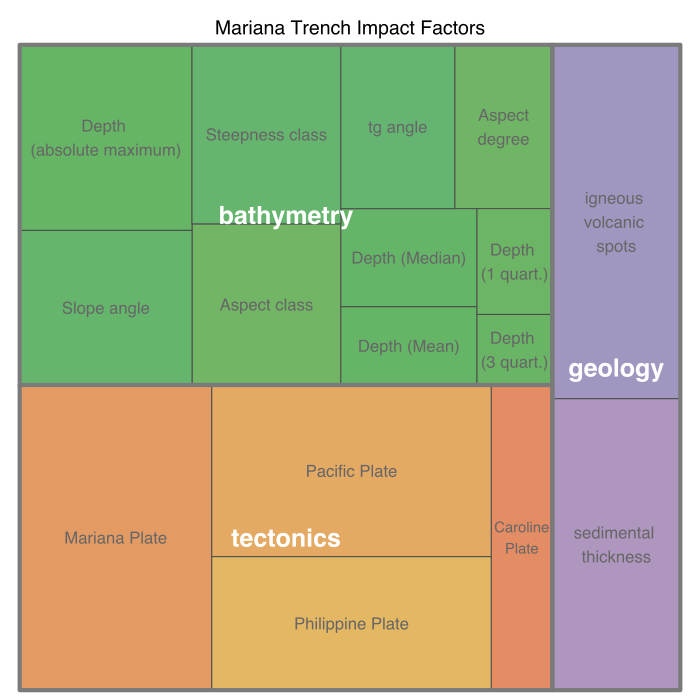

Write R code to recreate this figure.
# Рисуем вафельный график через библиотеку ggplot2
# library
library(treemap)
 
# шаг-1. Строим датасет / Build Dataset
group=c(rep("tectonics",4),rep("bathymetry",10),rep("geology",2))
subgroup=paste(c("Mariana Plate", "Philippine Plate", "Pacific Plate", "Caroline Plate", 
		"Depth \n(absolute maximum)", "Slope angle", "Aspect degree", "Depth (Mean)", "Depth (Median)", "Aspect class", "Steepness class", "Depth \n(1 quart.)", "Depth \n(3 quart.)", "tg angle", 
		"sedimental \nthickness", "igneous \nvolcanic \nspots"))
value=c(22,14,18,7,12,10,6,4,5,9,10,3,2,7,14,17)
data=data.frame(group,subgroup,value)
 
# шаг-2. Рисуем разветвленную диаграмму // treemap
treemap(data,
	title = "Mariana Trench Impact Factors",
	index=c("group","subgroup"),
#	palette="Set2"
#	palette="Set1",
	palette="Accent",
	vSize="value",
	type="index" ,
    fontsize.labels=c(18,12),  # size of labels per level of aggregation: size for group, size for subgroup, sub-subgroups...
    fontcolor.labels=c("white","gray40"),    
    fontface.labels=c(2,1),                  # Fonts: 1,2,3,4 for normal, bold, italic, bold-italic
    bg.labels=c("transparent"),              # Background color of labels
    align.labels=list(
        c("center", "center"), 
        c("center", "center")
        ),                                   
    overlap.labels=0.9,                      
    inflate.labels=F,                        # If true, labels are bigger when rectangle is bigger.
	border.col=c("gray48","gray30"),             # Color of borders of groups, of subgroups
    border.lwds=c(4,1) 
)
